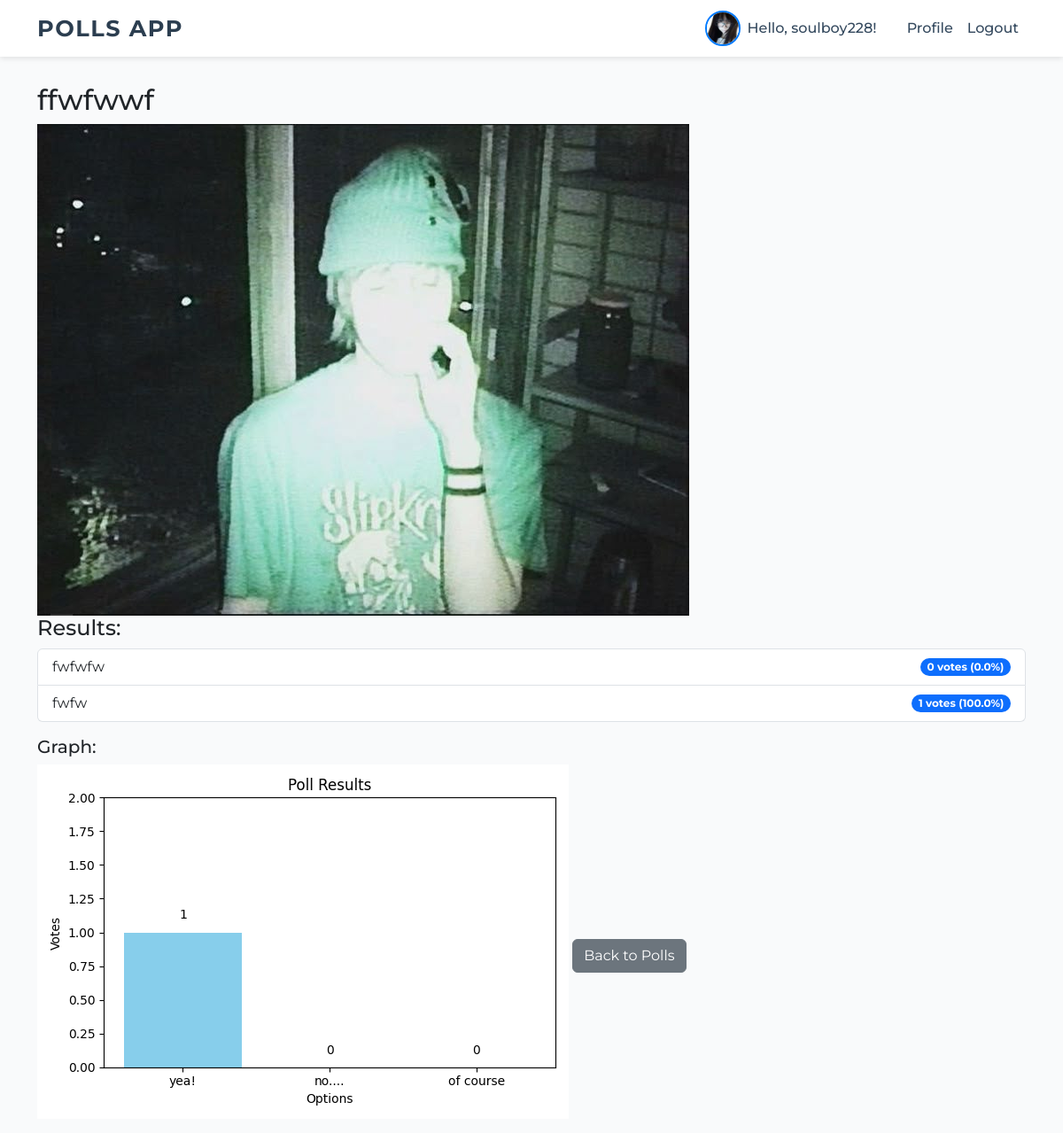
/poll/1 (signed in), run on an earlier commit of the app's database.
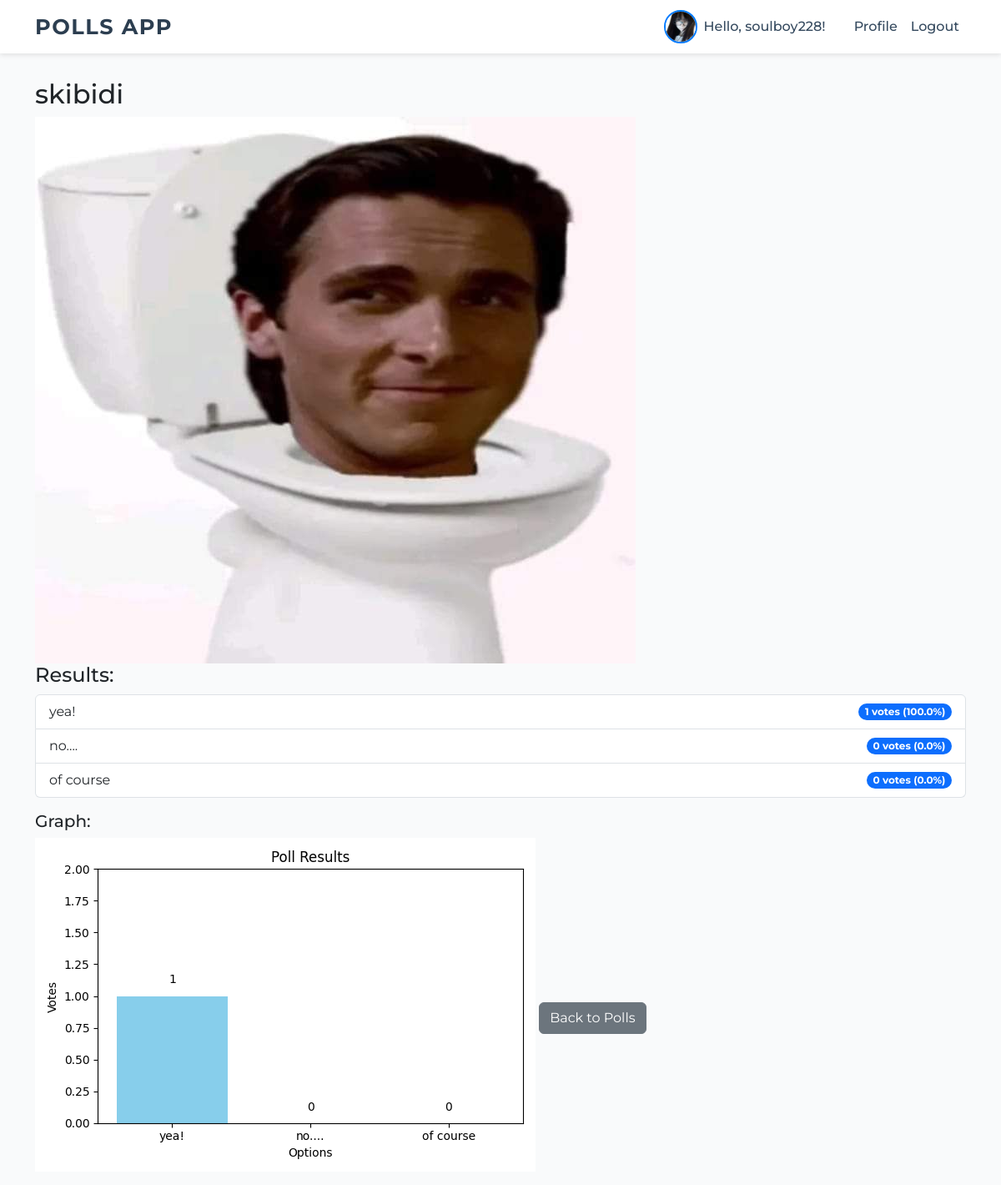
And on a later commit of the database.
### app.py (models this page shows)
class Poll(db.Model):
    id = db.Column(db.Integer, primary_key=True)
    question = db.Column(db.String(500), nullable=False)
    image_filename = db.Column(db.String(300))
    options = db.relationship('Option', backref='poll', lazy=True)
    votes = db.relationship('Vote', backref='poll', lazy=True)

class Option(db.Model):
    id = db.Column(db.Integer, primary_key=True)
    text = db.Column(db.String(200), nullable=False)
    poll_id = db.Column(db.Integer, db.ForeignKey('poll.id'), nullable=False)
    votes = db.relationship('Vote', backref='option', lazy=True)

### app.py (the view, shortened to what this page needs)
@app.route('/poll/<int:poll_id>', methods=['GET', 'POST'])
@login_required
def poll_detail(poll_id):
    poll = Poll.query.get_or_404(poll_id)
    voted = Vote.query.filter_by(user_id=current_user.id, poll_id=poll_id).first()
    votes_count = {option.id: len(option.votes) for option in poll.options}
    total_votes = sum(votes_count.values())
    chart_filename = None
    if voted:
        chart_filename = create_poll_chart(poll)
    return render_template('poll_detail.html', poll=poll, voted=voted, votes_count=votes_count, total_votes=total_votes, chart_filename=chart_filename)

### app.py (called while the page is built)
@login_manager.user_loader
def load_user(user_id):
    return User.query.get(int(user_id))

def create_poll_chart(poll):
    labels = [option.text for option in poll.options]
    votes = [len(option.votes) for option in poll.options]
    plt.figure(figsize=(6, 4))
    bars = plt.bar(labels, votes, color='skyblue')
    plt.title('Poll Results')
    plt.xlabel('Options')
    plt.ylabel('Votes')
    plt.ylim(0, max(votes + [1]) + 1)
    for bar, vote in zip(bars, votes):
        plt.text(bar.get_x() + bar.get_width() / 2, bar.get_height() + 0.1, str(vote), ha='center')
    graph_folder = os.path.join(app.static_folder, 'graphs')
    os.makedirs(graph_folder, exist_ok=True)
    filename = f'poll_{poll.id}.png'
    filepath = os.path.join(graph_folder, filename)
    plt.tight_layout()
    plt.savefig(filepath)
    plt.close()
    return filename

### templates/poll_detail.html (shortened to what this page needs)
{% extends "layout.html" %}
{% block content %}
<h2>{{ poll.question }}</h2>
{% if poll.image_filename %}
  <img src="{{ url_for('static', filename='uploads/' ~ poll.image_filename) }}" alt="Poll Image">
{% endif %}
{% if voted %}
  <h4>Results:</h4>
  <ul class="list-group mb-3">
    {% for option in poll.options %}
      <li class="list-group-item d-flex justify-content-between align-items-center">
        {{ option.text }}
        <span class="badge bg-primary rounded-pill">
          {{ votes_count.get(option.id, 0) }} votes
          ({{ '%.1f' % ((votes_count.get(option.id, 0) / total_votes * 100) if total_votes else 0) }}%)
        </span>
      </li>
    {% endfor %}
  </ul>
  {% if chart_filename %}
    <h5>Graph:</h5>
    <img src="{{ url_for('static', filename='graphs/' ~ chart_filename) }}" alt="Poll Results Graph" class="img-fluid mb-3">
  {% endif %}
{% endif %}
<a href="{{ url_for('index') }}" class="btn btn-secondary mt-3">Back to Polls</a>
{% endblock %}

What changed in the data, as far as the page shows it:
changed Poll: question "ffwfwwf" → "skibidi"; image_filename: a different picture
changed Option: text "fwfwfw" → "yea!"; get "0" → "1"; id "0.0" → "100.0"
changed Option (number 2 of 3 on the later page): text "fwfw" → "no...."; get "1" → "0"; id "100.0" → "0.0"
now on this page (row edited): Option: text "of course", get "0", id "0.0"
